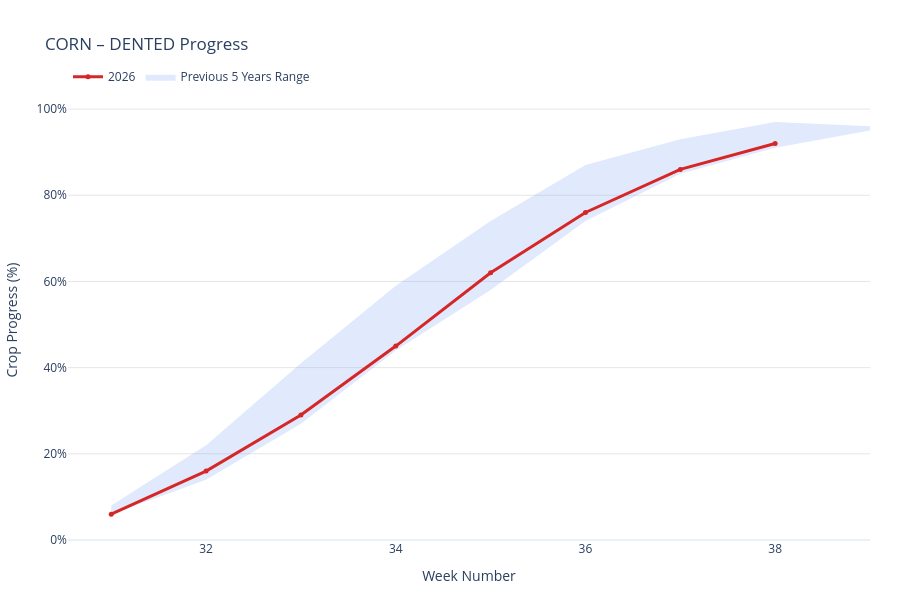

The cell this chart's notebook holds for it:
### Code cell
fig = plot_crop_progress_seasonality(
    filtered,
    type_name="CORN",
    category_name="DENTED",
    current_year = 2026
    
)

fig.show()

### Figure 1 — Plotly figure (JSON) as saved in the notebook; plotly's stock layout.template omitted (floating-point values rounded to 4 significant figures)
{"data": [{"hoverinfo": "skip", "line": {"width": 0}, "mode": "lines", "showlegend": false, "type": "scatter", "x": [31, 32, 33, 34, 35, 36, 37, 38, 39], "y": [8, 22, 41, 59, 74, 87, 93, 97, 96]}, {"fill": "tonexty", "fillcolor": "rgba(100, 149, 237, 0.20)", "hovertemplate": "Week %{x}<br>Historical Minimum: %{y:.1f}%<extra></extra>", "line": {"width": 0}, "mode": "lines", "name": "Previous 5 Years Range", "type": "scatter", "x": [31, 32, 33, 34, 35, 36, 37, 38, 39], "y": [6, 14, 27, 44, 58, 74, 85, 91, 95]}, {"hovertemplate": "Week %{x}<br>2026: %{{y:.1f}}%<extra></extra>", "line": {"color": "#d62728", "width": 3}, "marker": {"size": 5}, "mode": "lines+markers", "name": "2026", "type": "scatter", "x": [31, 32, 33, 34, 35, 36, 37, 38], "y": [6, 16, 29, 45, 62, 76, 86, 92]}], "layout": {"height": 600, "hovermode": "x unified", "legend": {"orientation": "h", "x": 0, "xanchor": "left", "y": 1.02, "yanchor": "bottom"}, "margin": {"b": 60, "l": 60, "r": 30, "t": 100}, "title": {"text": "CORN – DENTED Progress"}, "xaxis": {"dtick": 2, "showgrid": false, "title": {"text": "Week Number"}, "zeroline": false}, "yaxis": {"gridcolor": "rgba(128, 128, 128, 0.2)", "rangemode": "tozero", "showgrid": true, "ticksuffix": "%", "title": {"text": "Crop Progress (%)"}}}}
